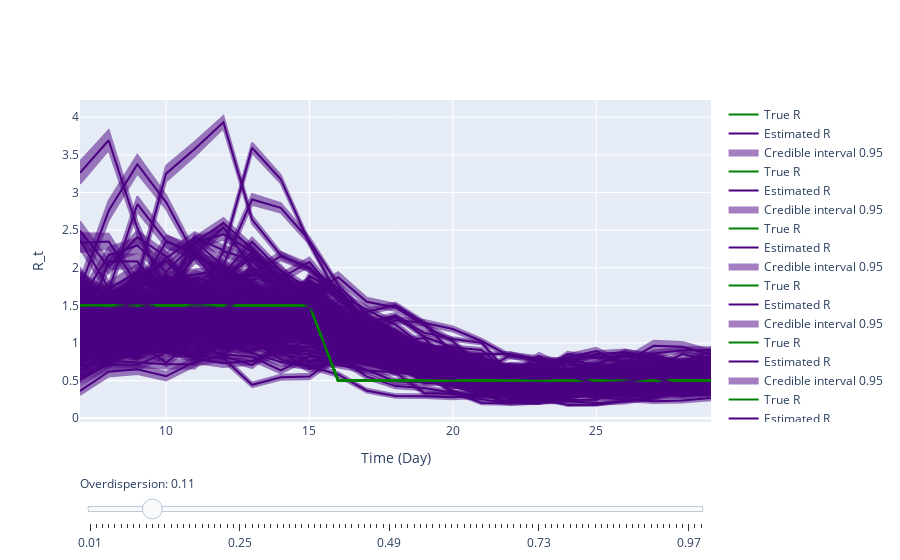

Write notebook code for a chart like this one.
### Code cell
# Slider (overdispersion)
fig = ReproductionNumberPlot()

# Add traces, one for each slider step
for phi in np.arange(0.01, 1, 0.01):
    m.set_overdispersion(phi)

    locally_infected_cases = m.simulate(parameters, times)

    # Transform our incidence data into pandas dataframes
    inc_data = pd.DataFrame(
        {
            'Time': np.arange(num_timepoints),
            'Incidence Number': locally_infected_cases
        }
    )

    imported_inc_data = pd.DataFrame(
        {
            'Time': np.arange(num_timepoints),
            'Incidence Number': imported_cases
        }
    )

    inference = branchpro.LocImpBranchProPosterior(
        inc_data=inc_data,
        imported_inc_data=imported_inc_data,
        epsilon=epsilon,
        daily_serial_interval=serial_interval,
        alpha=a,
        beta=1/b)

    inference.run_inference(tau=tau)
    intervals = inference.get_intervals(central_prob=.95)

    fig.add_ground_truth_rt(ground_truth)
    fig.add_interval_rt(intervals)

# Make 10th trace visible
fig.figure.data[10].visible = True

# Create and add slider
steps = []
for i in range(int(len(fig.figure.data)/3)):
    step = dict(
        method="update",
        args=[{"visible": [False] * len(fig.figure.data)},
              {"title": "Slider switched to overdispersion: " + str(np.arange(0.01, 1, 0.01)[i])}],  # layout attribute
        label = str(np.arange(0.01, 1, 0.01)[i])
    )
    step["args"][0]["visible"][3 * i] = True  # Toggle i'th trace to "visible"
    step["args"][0]["visible"][1 + 3 * i] = True  # Toggle i'th trace to "visible"
    step["args"][0]["visible"][2 + 3 * i] = True  # Toggle i'th trace to "visible"
    steps.append(step)

sliders = [dict(
    active=10,
    currentvalue={"prefix": "Overdispersion: "},
    pad={"t": 50},
    steps=steps
)]

fig.figure.update_layout(
    sliders=sliders
)

fig.update_labels(time_label='Time (Day)', r_label='R_t')

fig.show_figure()
